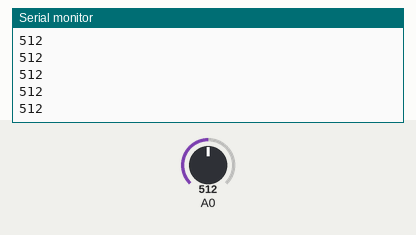
Simulated run of this sketch. Board: Arduino Uno, built with avr-gcc and run on an emulated ATmega328P. Shown: the last lines printed to the serial monitor. Inputs (shaded band) come from the test bench; at power-on: A0 = 512.

Above: at 1.2 s.
1.3 s: A0 set to 716
At 1.9 s:
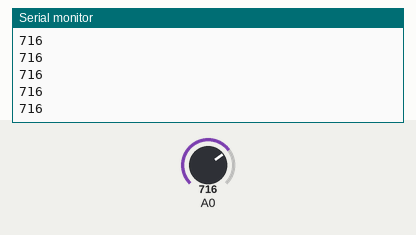
2.8 s: A0 set to 900
At 3.9 s:
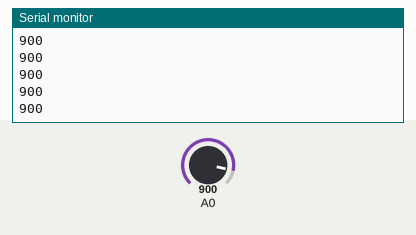
Timing chart, 0 to 5.8 s (numbered marks = the images above; inputs shaded):
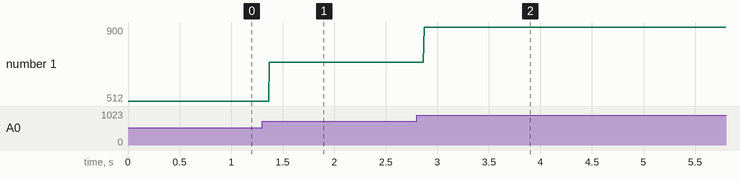

Measured:
- after the input at 1.3 s, the serial monitor: prints a new line after 0.07 s (image 1)
- after the input at 2.8 s, the serial monitor: prints a new line after 0.07 s (image 2)
- plotted number 1: 512 → 716 after the input at 1.3 s, 716 → 900 after the input at 2.8 s

The sketch:

lab3.ino
```cpp
#include <Servo.h>


Servo servoMotor;
int servoPin = 2;

void setup() {
 Serial.begin(9600);

}

void loop() {

 int analogValue = analogRead(A0);
 Serial.println(analogValue);

 int servoAngle = map(analogValue, 0 , 1023, 0, 179);
servoMotor.write(servoAngle);

}
```
